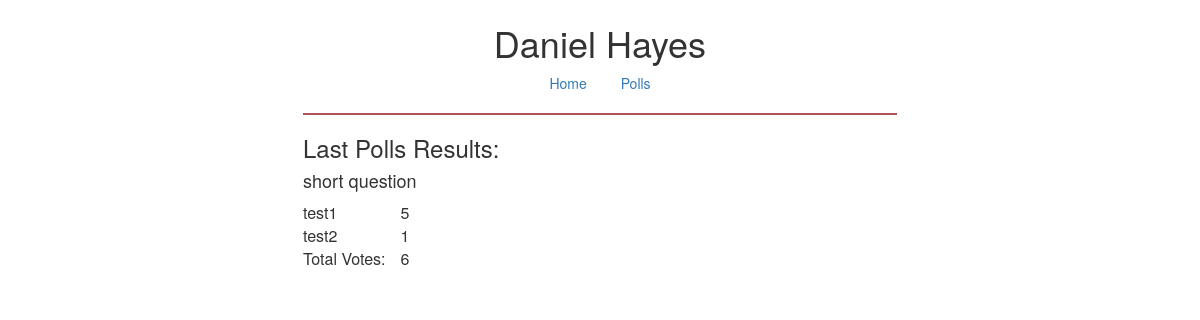
The app's page /, older data.
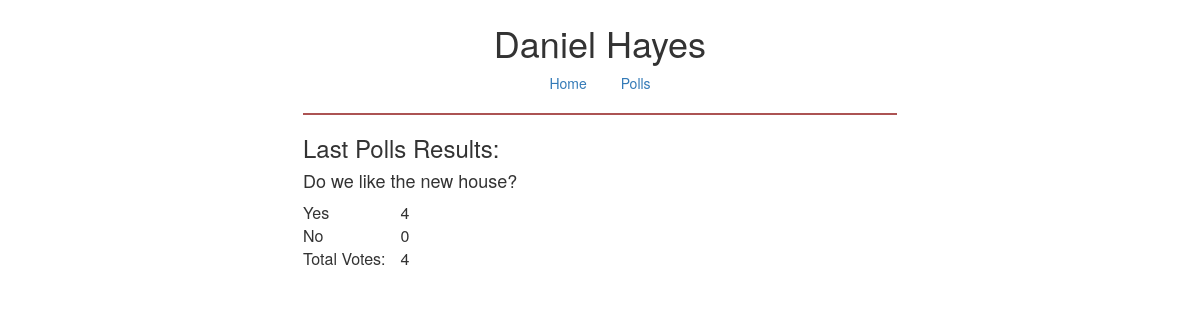
The same page, newer data.
### polls/models.py (models this page shows, shortened)
class Question(models.Model):
    class Meta:
        ordering = ['-pub_date']
    question_text = models.CharField(max_length=200)
    pub_date = models.DateTimeField('date published', default=timezone.now)
    expiry_date = models.DateTimeField(default=timezone.now() + datetime.timedelta(days=1))
    def was_published_recently(self):
        now = timezone.now()
        return now - datetime.timedelta(days=1) <= self.pub_date <= now
    def total_vote_count(self):
        choices = self.choice_set.all()
        total_votes = 0
        for c in choices:
            total_votes += c.votes
        return total_votes
    was_published_recently.admin_order_field = 'pub_date'
    was_published_recently.boolean = True
    was_published_recently.short_description = 'recent?'

class Choice(models.Model):
    question = models.ForeignKey(Question, on_delete=models.CASCADE)
    choice_text = models.CharField(max_length=200)
    votes = models.IntegerField(default=0)

### home/views.py (the view)
# urls.py: url(r'^$', views.index, name='home')
def index(request):
    last_question = []
    active_questions = []
    last_question = Question.objects.filter(expiry_date__lte=timezone.now())[0]
    active_questions = Question.objects.filter(expiry_date__gt=timezone.now())
    context = {'last_question': last_question,
               'active_questions': active_questions,}
    return render(request, 'home/index.html', context)

### home/templates/home/index.html (shortened to what this page needs)
{% extends 'home/base.html' %}
{% block content %}
{% if last_question %}
  <h3>
    Last Polls Results:
  </h3>
  <h4>
    {{ last_question.question_text }}
  </h4>
  <table>
  {% for choice in last_question.choice_set.all %}
    <tr>
      <td>
        {{ choice.choice_text }}
      </td>
      <td>
        {{ choice.votes }}
      </td>
    </tr>
  {% endfor %}
  <td>
    Total Votes:
  </td>
  <td>
    {{ last_question.total_vote_count }}
  </td>
  </table>
{% else %}
  <p>
    Could not find any polls
  </p>
{% endif %}
{% endblock %}

Row changes from the older to the newer data that the page shows:
no longer on this page (row unchanged): Question: question_text "short question", total_vote_count "6"
no longer on this page (row unchanged): Choice: choice_text "test1", votes "5"
no longer on this page (row unchanged): Choice: choice_text "test2", votes "1"
added Question: question_text "Do we like the new house?", total_vote_count "4"
added Choice: choice_text "Yes", votes "4"
added Choice: choice_text "No", votes "0"
